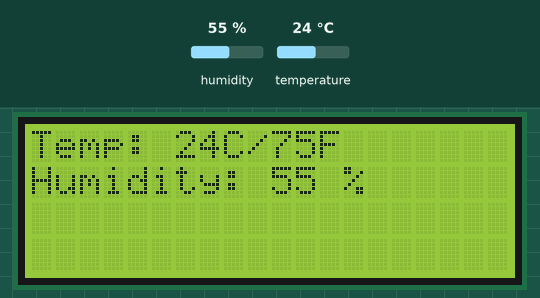
Simulated run of this sketch. Board: Arduino Uno, built with avr-gcc and run on an emulated ATmega328P. Shown: 20×4 character LCD. Inputs (shaded band) come from the test bench; at power-on: temperature 24 °C, humidity 55 %. The local clock reads 2024-03-15 10:24:30 at power-on unless the sketch sets it; what the sketch prints to the serial monitor is not drawn.

Above: at 1.2 s.
1.3 s: temperature set to 11 °C
At 3.8 s:
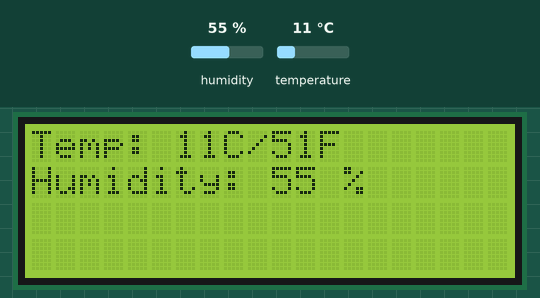
5.3 s: temperature set to 8 °C
At 6.8 s:
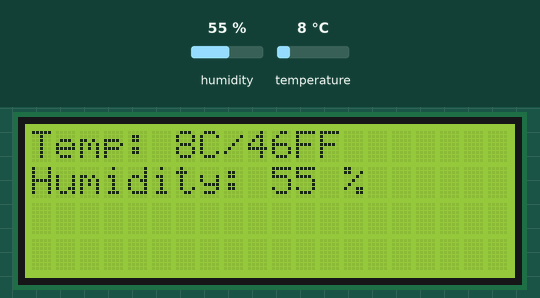
9.3 s: humidity set to 22 %
At 12.7 s:
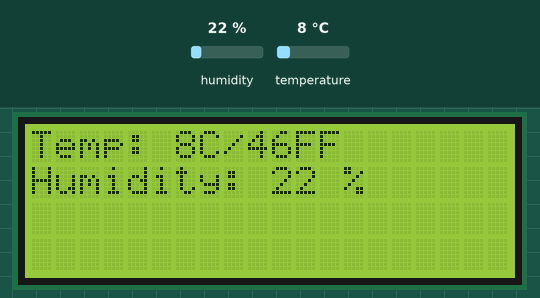
13.8 s: humidity set to 40 %
At 15.7 s:
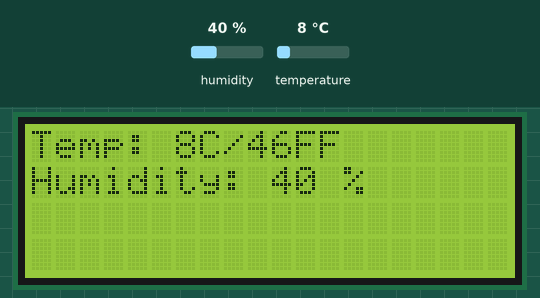
Timing chart, 0 to 17.2 s (numbered marks = the images above; inputs shaded):
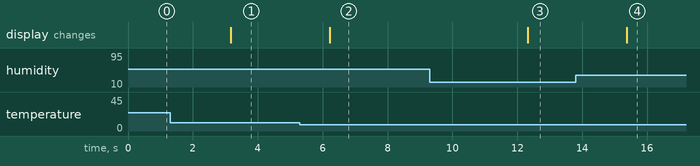

Measured:
- the behaviour switches between 10 and 9 °C on temperature (found by bisection; images 1 and 2)
- after the input at 1.3 s, the display: changes after 1.9 s (image 1)
- after the input at 5.3 s, the display: changes after 0.92 s (image 2)
- after the input at 9.3 s, the display: changes after 3.0 s (image 3)
- after the input at 13.8 s, the display: changes after 1.6 s (image 4)

The sketch:

ThermometerI2C.ino
```cpp
//www.elegoo.com
//2016.12.9

#include <SimpleDHT.h>
#include <LiquidCrystal_I2C.h>
#include <RTClib.h>
#include <Wire.h>

// for DHT11,
//      VCC: 5V or 3V
//      GND: GND
//      DATA: 2

const bool PRINT_TO_SERIAL = 1;

//set DHT11 temp sensor pin
int pinDHT11 = 2;
// create dht object
SimpleDHT11 dht11;
// create RTC object
RTC_DS1307 rtc;

// initialize LCD
//16x2 LCD
//LiquidCrystal_I2C lcd(0x27, 2, 1, 0, 4, 5, 6, 7, 3, POSITIVE);
//20x4 LCD
LiquidCrystal_I2C lcd(0x3F, 2, 1, 0, 4, 5, 6, 7, 3, POSITIVE);

// initialize PWM backlight control parms
//int backlight_pin10 = 3;
//int brightness = 128; // This is default. Brightness = 0-255
//int BrightnessButton = 4;
//int BrightnessButtonState = 0;


void setup() {

  if (PRINT_TO_SERIAL) {
    //Serial.begin(9600);
    Serial.begin(57600);
  }

  if (!rtc.begin()) {
    Serial.println("Couldn't find RTC");
    while (1);
  }

    if (!rtc.isrunning()) {
    Serial.println("RTC is NOT running!");
    // following line sets the RTC to the date & time this sketch was compiled
     // rtc.adjust(DateTime(F(__DATE__), F(__TIME__)));
    // This line sets the RTC with an explicit date & time, for example to set
    // January 21, 2014 at 3am you would call:
    // rtc.adjust(DateTime(2014, 1, 21, 3, 0, 0));
  }


  //setup LCD
  //lcd.begin(16, 2);
  lcd.begin(20, 4);
  //lcd.begin(20,4,LCD_5x8DOTS);

  //setup PWM backlight controls
  //pinMode(backlight_pin10, OUTPUT);         // sets pin10 as output
  //pinMode(BrightnessButton, INPUT);
}

void loop() {


  //analogWrite(backlight_pin10,brightness);  // PWM values from 0 to 255 (0% – 100% duty cycle)
  //BrightnessButtonState = digitalRead(BrightnessButton);

//  if (brightness == 256) {
//    brightness = 0;
//  }
//  Serial.println("no");
//  if (BrightnessButtonState == HIGH) {
//    Serial.println("yes");
//    brightness = brightness + 32;
//  }

//  if (PRINT_TO_SERIAL) {
//    start working...
//    Serial.println("=================================");
//    Serial.println("Sample DHT11...");
//  }

  DateTime dt = rtc.now();

//  read with raw sample data.
  byte temperatureC = 0;
  long temperatureF = 0;
  byte humidity = 0;
  byte data[40] = {0};
  if (dht11.read(pinDHT11, &temperatureC, &humidity, data)) {
    if (PRINT_TO_SERIAL) {
      Serial.print("Read DHT11 failed");
      return;
    }
//    lcd.clear();
//    lcd.print("Read DHT11 failed");
  }

  temperatureF = temperatureC * 9 / 5 + 32.0;

  if (PRINT_TO_SERIAL) {
//    Serial.print("Sample RAW Bits: ");
//      for (int i = 0; i < 40; i++) {
//        Serial.print((int)data[i]);
//        if (i > 0 && ((i + 1) % 4) == 0) {
//          Serial.print(' ');
//        }
//      }
//      Serial.println("");

//    Serial.println("Sample OK: ");

//  convert date vales into two-character strings if necessary
    String MonthString = "", DayString = "", HourString = "", MinuteString = "", SecondString = "";
    if (dt.month() < 10 ) {
      MonthString += '0';
    }
    MonthString += dt.month();

    if (dt.day() < 10 ) {
      DayString += '0';
    }
    DayString += dt.day();

    if (dt.hour() < 10 ) {
      HourString += '0';
    }
    HourString += dt.hour();

    if (dt.minute() < 10 ) {
      MinuteString += '0';
    }
    MinuteString += dt.minute();

    if (dt.second() < 10 ) {
      SecondString += '0';
    }
    SecondString += dt.second();

    Serial.print(dt.year(), DEC); Serial.print("-"); Serial.print(MonthString); Serial.print("-"); Serial.print(DayString);
    Serial.print(" ");  Serial.print(HourString); Serial.print(":"); Serial.print(MinuteString); Serial.print(":");Serial.print(SecondString);
    Serial.println("");
    Serial.print("Temp: "); Serial.print((int)temperatureF); Serial.println(" F");
//    Serial.print("Temp (C): "); Serial.print((int)temperatureC); Serial.println(" *C");
    Serial.print("Humidity: "); Serial.print((int)humidity); Serial.println(" %");
  }

  lcd.setCursor(0, 0);
  lcd.print("Temp: "); lcd.print((int)temperatureC);lcd.print("C/");lcd.print((int)temperatureF); lcd.print("F");
  lcd.setCursor(0, 1);
  lcd.print("Humidity: "); lcd.print((int)humidity); lcd.print(" %");

  // DHT11 sampling rate is 1HZ.
  delay(3000);
}
```
